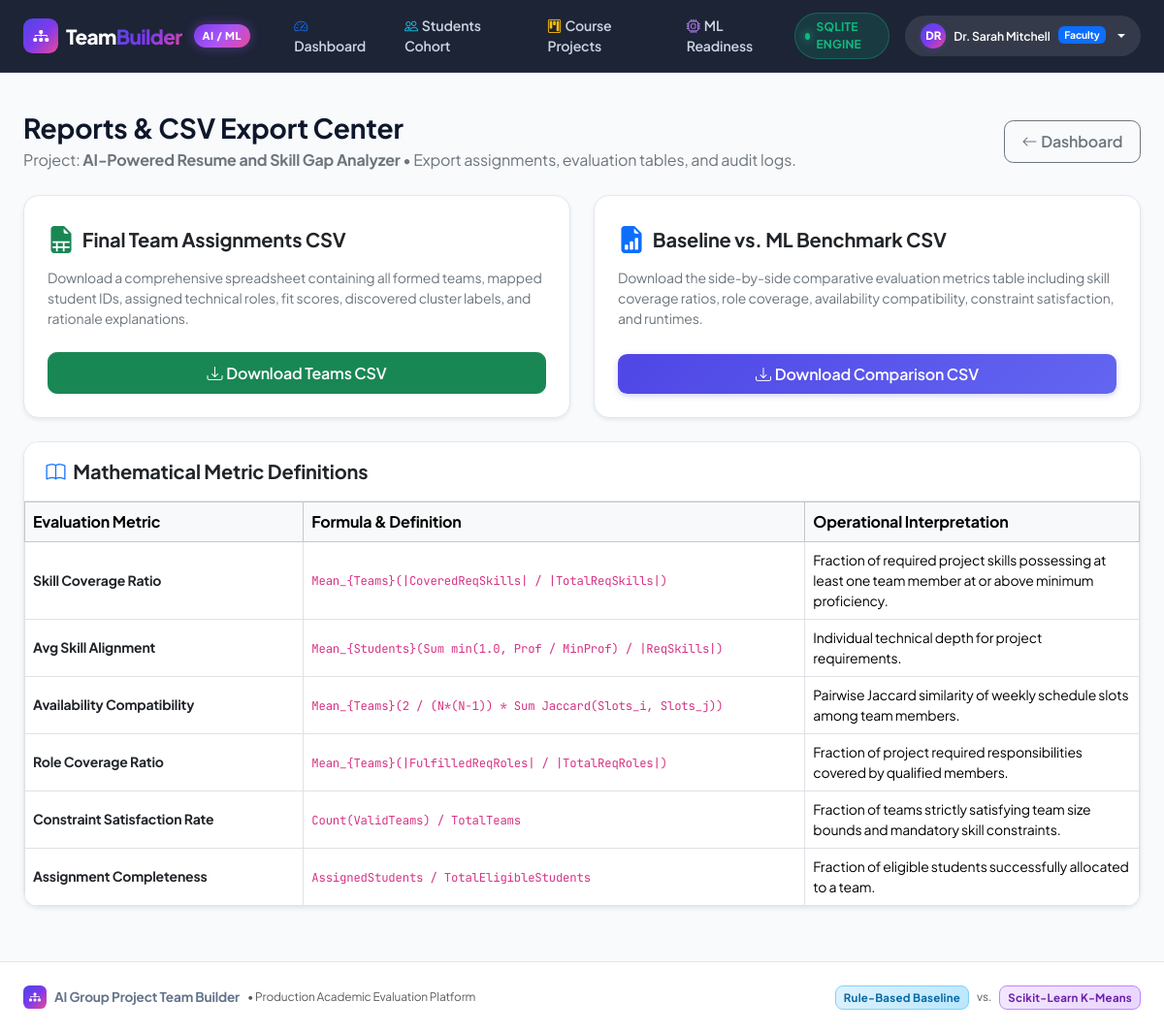
Screenshot of /reports/13 (signed in) with the database file from the repository.
### models/entities.py (models this page shows, shortened)
class User(Base):
    __tablename__ = "users"
    id = Column(Integer, primary_key=True, autoincrement=True)
    email = Column(String(191), unique=True, nullable=False, index=True)
    password_hash = Column(String(255), nullable=False)
    role = Column(String(50), nullable=False, default="student")  # 'student' or 'faculty'
    full_name = Column(String(150), nullable=False)
    created_at = Column(DateTime, default=datetime.utcnow)
    updated_at = Column(DateTime, default=datetime.utcnow, onupdate=datetime.utcnow)
    profile = relationship("StudentProfile", back_populates="user", uselist=False, cascade="all, delete-orphan")
    projects_created = relationship("Project", back_populates="creator")
    def is_faculty(self):
        return self.role == "faculty"
    def is_student(self):
        return self.role == "student"

class Project(Base):
    __tablename__ = "projects"
    id = Column(Integer, primary_key=True, autoincrement=True)
    title = Column(String(200), nullable=False)
    description = Column(Text, nullable=True)
    domain = Column(String(100), nullable=False)
    desired_team_size = Column(Integer, nullable=False, default=4)
    min_team_size = Column(Integer, nullable=False, default=3)
    max_team_size = Column(Integer, nullable=False, default=5)
    experience_level_required = Column(String(50), nullable=False, default="Any")  # 'Beginner', 'Intermediate', 'Advanced', 'Any'
    status = Column(String(50), nullable=False, default="Open")  # 'Draft', 'Open', 'Formed', 'Finalized'
    created_by = Column(Integer, ForeignKey("users.id", ondelete="CASCADE"), nullable=False)
    created_at = Column(DateTime, default=datetime.utcnow)
    updated_at = Column(DateTime, default=datetime.utcnow, onupdate=datetime.utcnow)
    creator = relationship("User", back_populates="projects_created")
    required_skills = relationship("ProjectRequiredSkill", back_populates="project", cascade="all, delete-orphan")
    required_roles = relationship("ProjectRequiredRole", back_populates="project", cascade="all, delete-orphan")
    teams = relationship("Team", back_populates="project", cascade="all, delete-orphan")
    generation_runs = relationship("TeamGenerationRun", back_populates="project", cascade="all, delete-orphan")

### routes/report_routes.py (the view)
@report_bp.route("/<int:project_id>")
@login_required
@faculty_required
def project_reports(project_id):
    user = get_current_user()
    db = get_db()
    project = ProjectService.get_project_by_id(project_id, session=db)
    if not project:
        flash("Project not found.", "warning")
        return redirect(url_for("faculty.projects_list"))
    runs = db.query(TeamGenerationRun).filter_by(project_id=project.id).order_by(TeamGenerationRun.created_at.desc()).all()
    teams = db.query(Team).filter_by(project_id=project.id).all()
    return render_template(
        "faculty/reports.html",
        current_user=user,
        project=project,
        runs=runs,
        teams=teams
    )

### templates/faculty/reports.html (shortened to what this page needs)
{% extends "base.html" %}
{% block content %}
<div class="row g-4 py-2">
    <div class="col-12">
        <div class="d-flex flex-column flex-md-row justify-content-between align-items-md-center gap-3">
            <div>
                <h1 class="h3 fw-bold mb-1">Reports & CSV Export Center</h1>
                <p class="text-secondary mb-0">Project: <strong>{{ project.title }}</strong> &bull; Export assignments, evaluation tables, and audit logs.</p>
            </div>
            <a href="{{ url_for('faculty.dashboard') }}" class="btn btn-outline-secondary">
                <i class="bi bi-arrow-left me-1"></i>Dashboard
            </a>
        </div>
    </div>
    <div class="col-12 col-md-6">
        <div class="card shadow-sm h-100">
            <div class="card-body p-4 d-flex flex-column justify-content-between">
                <div>
                    <div class="d-flex align-items-center gap-2 mb-2">
                        <i class="bi bi-file-earmark-spreadsheet-fill text-success fs-3"></i>
                        <h5 class="fw-bold mb-0">Final Team Assignments CSV</h5>
                    </div>
                    <p class="text-secondary small mb-4">
                        Download a comprehensive spreadsheet containing all formed teams, mapped student IDs, assigned technical roles, fit scores, discovered cluster labels, and rationale explanations.
                    </p>
                </div>
                <div class="d-grid">
                    <a href="{{ url_for('report.export_teams', project_id=project.id) }}" class="btn btn-success fw-semibold">
                        <i class="bi bi-download me-1"></i>Download Teams CSV
                    </a>
                </div>
            </div>
        </div>
    </div>
    <div class="col-12 col-md-6">
        <div class="card shadow-sm h-100">
            <div class="card-body p-4 d-flex flex-column justify-content-between">
                <div>
                    <div class="d-flex align-items-center gap-2 mb-2">
                        <i class="bi bi-file-earmark-bar-graph-fill text-primary fs-3"></i>
                        <h5 class="fw-bold mb-0">Baseline vs. ML Benchmark CSV</h5>
                    </div>
                    <p class="text-secondary small mb-4">
                        Download the side-by-side comparative evaluation metrics table including skill coverage ratios, role coverage, availability compatibility, constraint satisfaction, and runtimes.
                    </p>
                </div>
                <div class="d-grid">
                    <a href="{{ url_for('report.export_comparison', project_id=project.id) }}" class="btn btn-primary fw-semibold">
                        <i class="bi bi-download me-1"></i>Download Comparison CSV
                    </a>
                </div>
            </div>
        </div>
    </div>
    <div class="col-12">
        <div class="card shadow-sm">
            <div class="card-header bg-white">
                <h5 class="fw-bold mb-0 text-dark"><i class="bi bi-book text-primary me-2"></i>Mathematical Metric Definitions</h5>
            </div>
            <div class="table-responsive">
                <table class="table table-bordered align-middle mb-0">
                    <thead class="table-light">
                        <tr>
                            <th style="width: 25%;">Evaluation Metric</th>
                            <th style="width: 45%;">Formula & Definition</th>
                            <th style="width: 30%;">Operational Interpretation</th>
                        </tr>
                    </thead>
                    <tbody class="small text-secondary">
                        <tr>
                            <td class="fw-bold text-dark">Skill Coverage Ratio</td>
                            <td><code>Mean_{Teams}(|CoveredReqSkills| / |TotalReqSkills|)</code></td>
                            <td>Fraction of required project skills possessing at least one team member at or above minimum proficiency.</td>
                        </tr>
                        <tr>
                            <td class="fw-bold text-dark">Avg Skill Alignment</td>
                            <td><code>Mean_{Students}(Sum min(1.0, Prof / MinProf) / |ReqSkills|)</code></td>
                            <td>Individual technical depth for project requirements.</td>
                        </tr>
                        <tr>
                            <td class="fw-bold text-dark">Availability Compatibility</td>
                            <td><code>Mean_{Teams}(2 / (N*(N-1)) * Sum Jaccard(Slots_i, Slots_j))</code></td>
                            <td>Pairwise Jaccard similarity of weekly schedule slots among team members.</td>
                        </tr>
                        <tr>
                            <td class="fw-bold text-dark">Role Coverage Ratio</td>
                            <td><code>Mean_{Teams}(|FulfilledReqRoles| / |TotalReqRoles|)</code></td>
                            <td>Fraction of project required responsibilities covered by qualified members.</td>
                        </tr>
                        <tr>
                            <td class="fw-bold text-dark">Constraint Satisfaction Rate</td>
                            <td><code>Count(ValidTeams) / TotalTeams</code></td>
                            <td>Fraction of teams strictly satisfying team size bounds and mandatory skill constraints.</td>
                        </tr>
                        <tr>
                            <td class="fw-bold text-dark">Assignment Completeness</td>
                            <td><code>AssignedStudents / TotalEligibleStudents</code></td>
                            <td>Fraction of eligible students successfully allocated to a team.</td>
                        </tr>
                    </tbody>
                </table>
            </div>
        </div>
    </div>
</div>
{% endblock %}

### templates/base.html (shortened to what this page needs)
<!DOCTYPE html>
<html lang="en">
<head>
    <link href="https://cdn.jsdelivr.net/npm/bootstrap@5.3.3/dist/css/bootstrap.min.css" rel="stylesheet">
    <link href="https://cdn.jsdelivr.net/npm/bootstrap-icons@1.11.3/font/bootstrap-icons.min.css" rel="stylesheet">
    <link href="{{ url_for('static', filename='css/style.css') }}" rel="stylesheet">
</head>
<body>
    <nav class="navbar navbar-expand-lg navbar-dark navbar-custom sticky-top">
        <div class="container-fluid px-lg-4">
            <a class="navbar-brand d-flex align-items-center gap-2" href="{{ url_for('index') }}">
                <div class="stat-icon-wrapper" style="width: 36px; height: 36px; background: var(--brand-gradient); border-radius: 0.6rem;">
                    <i class="bi bi-diagram-3-fill text-white fs-6"></i>
                </div>
                <span>Team<span class="brand-gradient-text">Builder</span></span>
                <span class="brand-ai-badge ms-1">AI / ML</span>
            </a>
            <div class="collapse navbar-collapse" id="navbarNav">
                <ul class="navbar-nav me-auto mb-2 mb-lg-0 ms-lg-3 gap-1">
                    {% if current_user and current_user.is_faculty() %}
                        <li class="nav-item">
                            <a class="nav-link {% if request.endpoint == 'faculty.dashboard' %}active{% endif %}" href="{{ url_for('faculty.dashboard') }}">
                                <i class="bi bi-speedometer2 me-1 text-primary"></i>Dashboard
                            </a>
                        </li>
                        <li class="nav-item">
                            <a class="nav-link {% if request.endpoint == 'faculty.students_list' %}active{% endif %}" href="{{ url_for('faculty.students_list') }}">
                                <i class="bi bi-people me-1 text-info"></i>Students Cohort
                            </a>
                        </li>
                        <li class="nav-item">
                            <a class="nav-link {% if request.endpoint == 'faculty.projects_list' %}active{% endif %}" href="{{ url_for('faculty.projects_list') }}">
                                <i class="bi bi-kanban me-1 text-warning"></i>Course Projects
                            </a>
                        </li>
                        <li class="nav-item">
                            <a class="nav-link {% if request.endpoint == 'faculty.model_status' %}active{% endif %}" href="{{ url_for('faculty.model_status') }}">
                                <i class="bi bi-cpu me-1 text-purple" style="color: #c084fc;"></i>ML Readiness
                            </a>
                        </li>
                    {% endif %}
                </ul>
                <div class="d-flex align-items-center gap-3">
                    <span class="db-pill db-pill-live d-none d-md-inline-flex" title="{{ db_status_message }}">
                        <span class="db-pill-dot"></span>
                        <span>{{ db_type|upper }} ENGINE</span>
                    </span>
                    {% if current_user %}
                        <div class="dropdown">
                            <button class="btn btn-sm btn-outline-light dropdown-toggle d-flex align-items-center gap-2 border-0 bg-white bg-opacity-10 px-3 py-2 rounded-pill" type="button" data-bs-toggle="dropdown">
                                <div class="avatar-initials" style="width: 26px; height: 26px; font-size: 0.72rem; border-radius: 50%;">
                                    {{ current_user.full_name[:2]|upper }}
                                </div>
                                <span class="fw-semibold text-white small">{{ current_user.full_name }}</span>
                                <span class="badge {% if current_user.is_faculty() %}bg-primary{% else %}bg-info text-dark{% endif %} small" style="font-size: 0.65rem;">
                                    {{ current_user.role|capitalize }}
                                </span>
                            </button>
                        </div>
                    {% else %}
                        <a href="{{ url_for('auth.login') }}" class="btn btn-sm btn-outline-light">Sign In</a>
                        <a href="{{ url_for('auth.register') }}" class="btn btn-sm btn-primary">Create Account</a>
                    {% endif %}
                </div>
            </div>
        </div>
    </nav>
    <main class="container-fluid px-lg-4 pb-5 flex-grow-1">
        {% block content %}{% endblock %}
    </main>
    <footer class="mt-auto">
        <div class="container-fluid px-lg-4 d-flex flex-column flex-md-row justify-content-between align-items-center gap-2">
            <div class="d-flex align-items-center gap-2">
                <span class="stat-icon-wrapper" style="width: 24px; height: 24px; background: var(--brand-gradient); border-radius: 0.4rem;">
                    <i class="bi bi-diagram-3-fill text-white" style="font-size: 0.75rem;"></i>
                </span>
                <strong>AI Group Project Team Builder</strong>
                <span class="text-muted small">&bull; Production Academic Evaluation Platform</span>
            </div>
            <div class="text-muted small d-flex align-items-center gap-2">
                <span class="badge-baseline" style="font-size: 0.72rem; padding: 0.2rem 0.5rem;">Rule-Based Baseline</span>
                <span>vs.</span>
                <span class="badge-ml" style="font-size: 0.72rem; padding: 0.2rem 0.5rem;">Scikit-Learn K-Means</span>
            </div>
        </div>
    </footer>
</body>
</html>

### rows the page displays
User: full_name "DR", full_name "Dr. Sarah Mitchell", role "Faculty"
Project: title "AI-Powered Resume and Skill Gap Analyzer"

### other values shown
{{ db_type|upper }} "SQLITE"
